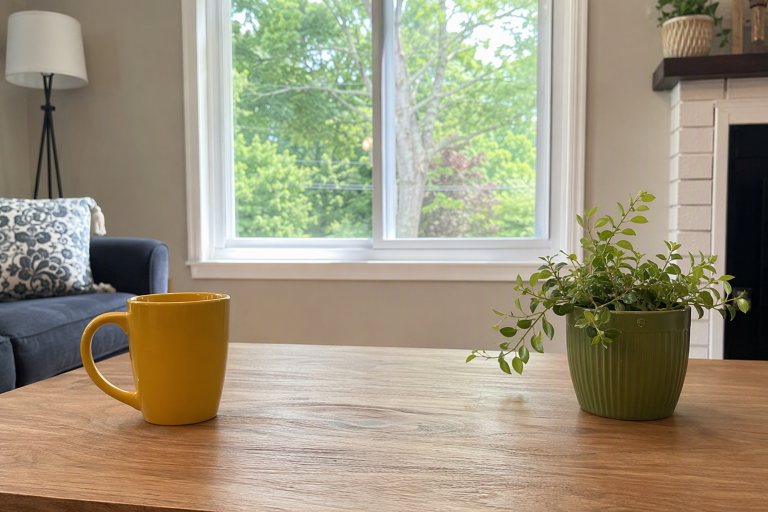
#> input picture tactile-vision/samples/e2e_photo.png, 1536 x 1024 px (shown at 1/2 size)
$ python -i baseline.py   (imports and definitions only)
#> lines starting #> are read from the running program, lines starting #| are printed output that depends on the picture
from __future__ import annotations

from dataclasses import dataclass
from pathlib import Path
from collections.abc import Sequence


GrayMap = Sequence[Sequence[int]]
BinaryMap = list[list[int]]


@dataclass(frozen=True)
class BaselineConfig:
    max_input_dimension: int = 640
    edge_quantile: float = 0.72
    minimum_gradient: int = 72
    close_iterations: int = 1
    minimum_component_pixels: int = 6

    # [7 lines left out: function __post_init__, not called in this run]


def load_grayscale(path: str | Path, max_dimension: int = 640) -> list[list[int]]:
    """Load the full image and scale it down without crop or aspect distortion."""
#> called with path = '../samples/e2e_photo.png', max_dimension = 640

    image_path = Path(path)
    if not image_path.is_file():
        raise FileNotFoundError(image_path)

    try:
        import cv2  # type: ignore

        image = cv2.imread(str(image_path), cv2.IMREAD_GRAYSCALE)
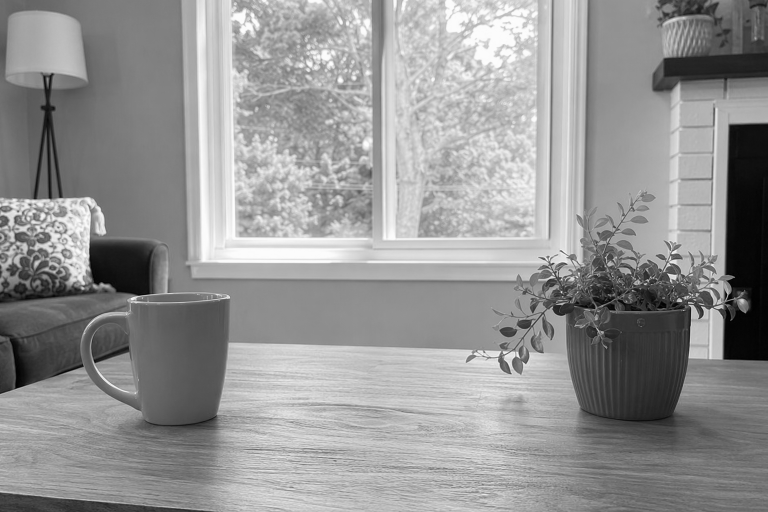
#> image: shape (1024, 1536) (shown at 1/2 size); min 0, max 253, mean 148.1
        if image is None:
            raise ValueError(f"cannot decode image: {image_path}")
        height, width = image.shape
#> height = 1024; width = 1536
        scale = min(1.0, max_dimension / max(width, height))
#> scale = 0.417
        if scale < 1.0:
            image = cv2.resize(
                image,
                (max(1, round(width * scale)), max(1, round(height * scale))),
                interpolation=cv2.INTER_AREA,
            )
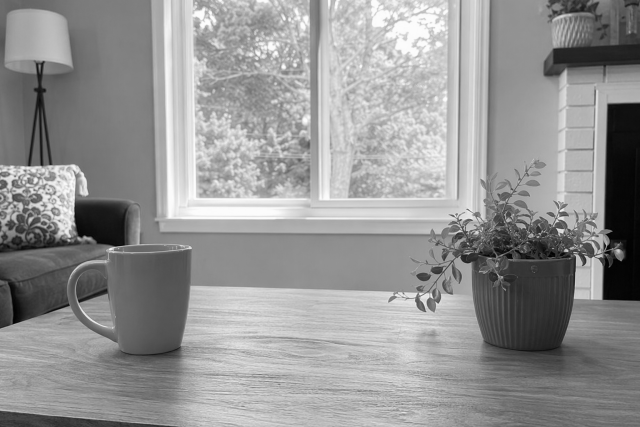
#> image: shape (427, 640); min 1, max 253, mean 148.1
        image = cv2.GaussianBlur(image, (3, 3), 0)
        return image.tolist()
    except ImportError:
        try:
            from PIL import Image, ImageFilter
        except ImportError as exc:
            raise RuntimeError("image input requires OpenCV or Pillow") from exc

        with Image.open(image_path) as source:
            image = source.convert("L")
            width, height = image.size
            scale = min(1.0, max_dimension / max(width, height))
            if scale < 1.0:
                image = image.resize(
                    (max(1, round(width * scale)), max(1, round(height * scale))),
                    Image.Resampling.LANCZOS,
                )
            image = image.filter(ImageFilter.GaussianBlur(radius=0.8))
            width, height = image.size
            pixels = list(image.getdata())
        return [pixels[y * width : (y + 1) * width] for y in range(height)]


# [145 lines left out: functions extract_structural_map, save_binary_map, _validate_grayscale, _dilate, _erode, _remove_small_components, not called in this run]

>>> result = load_grayscale('../samples/e2e_photo.png')
#> result = 427 items
